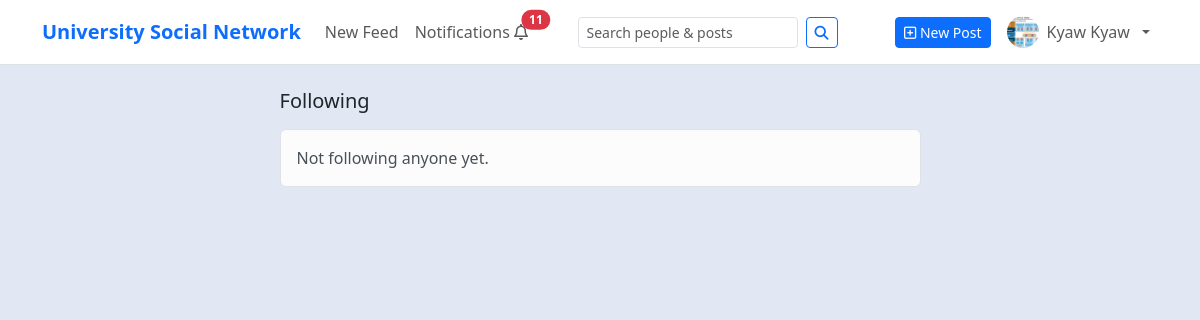
Page /following/7/ (signed in) on the earlier database version.
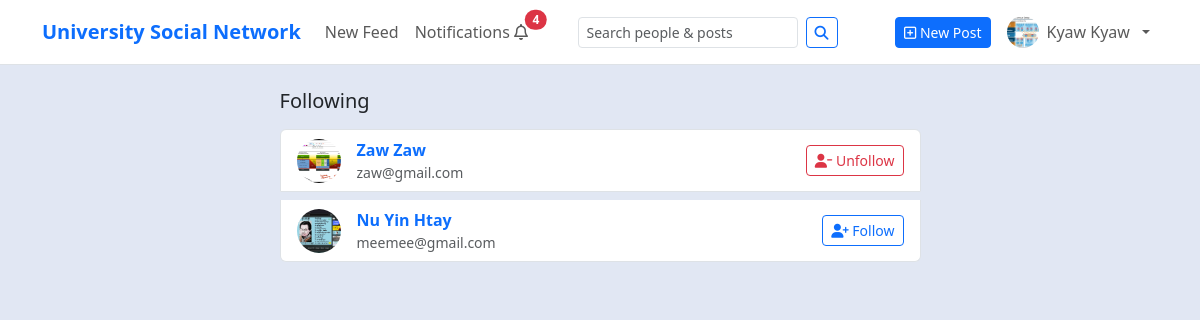
Same page on the later database version.
### myapp/models.py (models this page shows, shortened)
class Profile(models.Model):
    MAJOR = [
        ('CST', 'CST'),
        ('CS',  'Computer Science (CS)'),
        ('CT',  'Computer Technology (CT)'),
    ]
    ACADEMIC_YEAR = [
        ('FIRST_YEAR',  'first year'),
        ('SECOND_YEAR', 'Second year'),
        ('THIRD_YEAR',  'Third year'),
        ('FORUTH_YEAR', 'Fourth year'),
        ('FINAL_YEAR',  'Final year'),
    ]
    user = models.OneToOneField(
        settings.AUTH_USER_MODEL,
        on_delete=models.CASCADE,
        related_name="profile",
    )
    full_name = models.CharField(max_length=150, blank=True)
    bio = models.TextField(blank=True)
    major = models.CharField(max_length=15, choices=MAJOR, blank=True, null=True)
    year = models.CharField(max_length=15, choices=ACADEMIC_YEAR, blank=True, null=True)
    roll_no = models.CharField(max_length=15, blank=True, null=True)
    photo = models.ImageField(upload_to='profile', blank=True, null=True)
    phone_no = models.CharField(max_length=15, blank=True, null=True)
    posts_count = models.PositiveIntegerField(default=0)
    followers_count = models.PositiveIntegerField(default=0)
    following_count = models.PositiveIntegerField(default=0)

class User(AbstractBaseUser, PermissionsMixin):
    email = models.EmailField(unique=True)
    is_staff = models.BooleanField(default=False)
    is_active = models.BooleanField(default=True)
    date_joined = models.DateTimeField(default=timezone.now)
    objects = UserManager()
    USERNAME_FIELD = "email"
    REQUIRED_FIELDS = []

### myapp/views.py (the view)
# urls.py: path("following/<int:user_id>/", views.following_list, name="following-list"),
@login_required
def following_list(request, user_id):
    target = get_object_or_404(User, pk=user_id)
    following_ids = Follow.objects.filter(
        follower=target
    ).values_list("following_id", flat=True)
    profiles = list(
        Profile.objects.filter(user_id__in=following_ids).select_related("user")
    )
    my_following_ids = set(
        Follow.objects.filter(follower=request.user).values_list("following_id", flat=True)
    )
    for p in profiles:
        p.is_following = p.user_id in my_following_ids
    return render(request, "social/following_list.html", {"profiles": profiles})

### myapp/context_processors.py (called while the page is built)
def unread_notifications_count(request):
    if request.user.is_authenticated:
        c = Notification.objects.filter(recipient=request.user, is_read=False).count()
    else:
        c = 0
    return {'unread_count': c}

### templates/social/following_list.html (shortened to what this page needs)
{% extends "social/base.html" %}
{% load static %}
{% block content %}
<div class="row">
  <div class="col-lg-7 mx-auto">
    <h5 class="mb-3">Following</h5>
    <div id="following-list" class="list-group">
      {% for p in profiles %}
        <div class="list-group-item d-flex align-items-center justify-content-between mb-2">
          <a class="d-flex align-items-center gap-3 text-decoration-none flex-grow-1"
             href="{% url 'social:profile-detail' p.user.id %}">
            <img class="avatar"
                 src="{% if p.photo %}{{ p.photo.url }}{% else %}{% static 'default-avatar.png' %}{% endif %}"
                 alt="{{ p.full_name|default:p.user.email }}">
            <div>
              <div class="fw-semibold">{{ p.full_name }}</div>
              <div class="small text-muted">{{ p.user.email }}</div>
            </div>
          </a>
          {% if request.user.id != p.user.id %}
          <button
            class="btn btn-sm follow-toggle {% if p.is_following %}btn-outline-danger{% else %}btn-outline-primary{% endif %}"
            data-user-id="{{ p.user.id }}"
            data-following="{% if p.is_following %}1{% else %}0{% endif %}">
            {% if p.is_following %}
              <i class="fa-solid fa-user-minus"></i> Unfollow
            {% else %}
              <i class="fa-solid fa-user-plus"></i> Follow
            {% endif %}
          </button>
          {% endif %}
        </div>
      {% empty %}
        <div class="alert alert-light border">Not following anyone yet.</div>
      {% endfor %}
    </div>
  </div>
</div>
{% endblock %}

### templates/social/nav_bar.html (shortened to what this page needs)
{% load static %}
<nav class="navbar navbar-expand-lg navbar-light bg-white border-bottom sticky-top">
  <div class="container">
    <a class="navbar-brand fw-bold text-primary" href="{% url 'social:feed' %}">
      University Social Network
    </a>
    <div id="nav" class="collapse navbar-collapse">
      <ul class="navbar-nav me-auto">
        <li class="nav-item">
          <a class="nav-link" href="{% url 'social:feed' %}">New Feed</a>
        </li>
        <li class="nav-item">
          <a class="nav-link position-relative" href="{% url 'social:notifications' %}">
            Notifications <i class="fa-regular fa-bell"></i>
            <span id="notif-badge"
                  class="position-absolute start-100 translate-middle badge rounded-pill text-bg-danger {% if not unread_count %}d-none{% endif %}">
              {% if unread_count and unread_count > 0 %}{{ unread_count }}{% endif %}
            </span>
          </a>
        </li>
      </ul>
      <form class="d-flex me-3 my-2 my-lg-0" role="search" action="{% url 'social:search' %}" method="get">
        <input class="form-control form-control-sm me-2"
               type="search"
               name="q"
               placeholder="Search people & posts"
               value="{{ request.GET.q|default:'' }}"
               aria-label="Search">
        <button class="btn btn-sm btn-outline-primary" type="submit">
          <i class="fa-solid fa-magnifying-glass"></i>
        </button>
      </form>
      <ul class="navbar-nav ms-auto align-items-center">
        {% if request.user.is_authenticated %}
          <li class="nav-item me-2 d-none d-lg-block">
            <a class="btn btn-sm btn-primary" href="{% url 'social:post-create' %}">
              <i class="fa-regular fa-square-plus"></i> New Post
            </a>
          </li>
          <li class="nav-item dropdown">
            <a class="nav-link dropdown-toggle d-flex align-items-center gap-2" href="#" role="button"
               data-bs-toggle="dropdown" aria-expanded="false">
              {% if request.user.profile.photo %}
                <img src="{{ request.user.profile.photo.url }}"
                     alt="Avatar"
                     style="width:32px;height:32px;border-radius:50%;object-fit:cover;">
              {% else %}
                <span class="d-inline-flex align-items-center justify-content-center rounded-circle bg-secondary text-white"
                      style="width:32px;height:32px;font-size:14px;">
                  <i class="fa-solid fa-user"></i>
                </span>
              {% endif %}
              <span class="d-none d-sm-inline">
                {% firstof request.user.profile.full_name request.user.email %}
              </span>
            </a>
          </li>
        {% endif %}
      </ul>
    </div>
  </div>
</nav>

Differences in the rows shown:
now on this page (row edited): Profile: photo (picture), full_name "Zaw Zaw", user.email "zaw@gmail.com", shows "Unfollow"
added Profile: photo (picture), full_name "Nu Yin Htay", user.email "meemee@gmail.com", shows "Follow"
Other differences:
{{ unread_count }}: "11" → "4"
text no longer shown: "Not following anyone yet."
